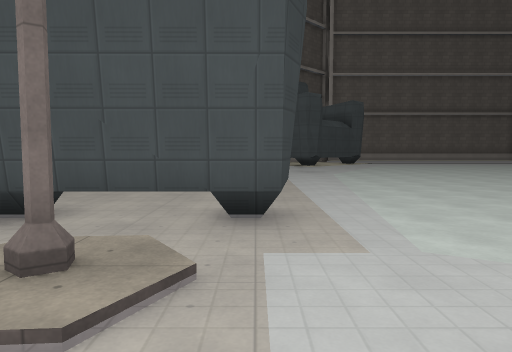
View 1 (above)

21 first-person views from a walk through a Godot game level. The camera is 1.4 m above the floor, tilts 4° down and sees 70° across. The floor is counted in squares, 2 m on a side. Each view is taken from the middle of a square. On the plan, view 1 faces up. The plan holds only what a view shows up to about 11 squares ahead; the rest is blank. Surface patterns are stand-ins for the level's own textures.

View 2
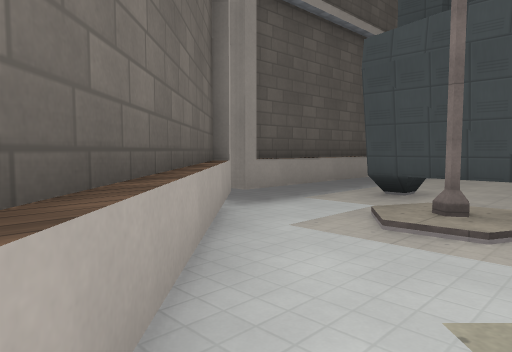

View 3
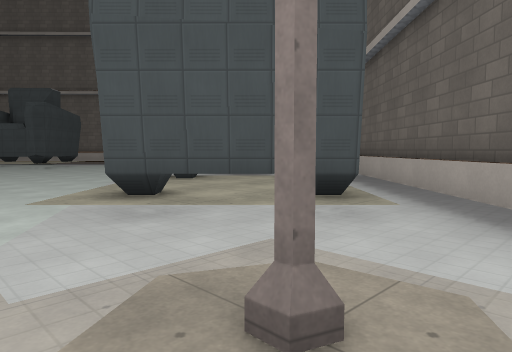

View 4
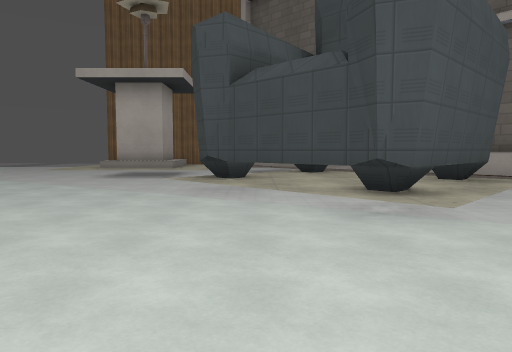

View 5
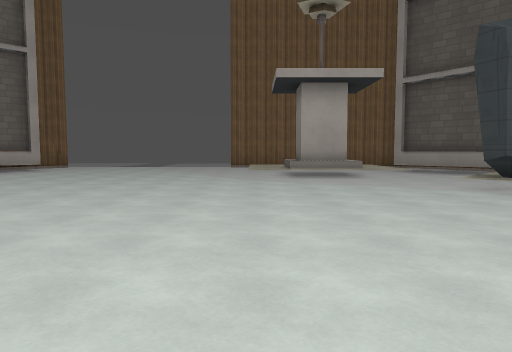

View 6
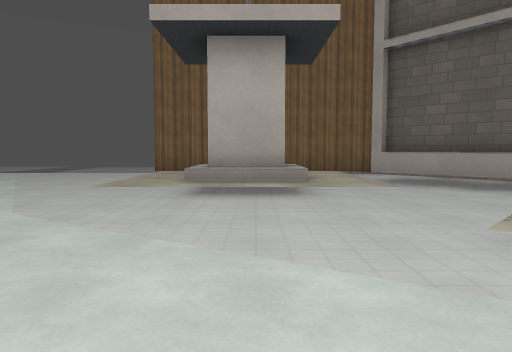

View 7
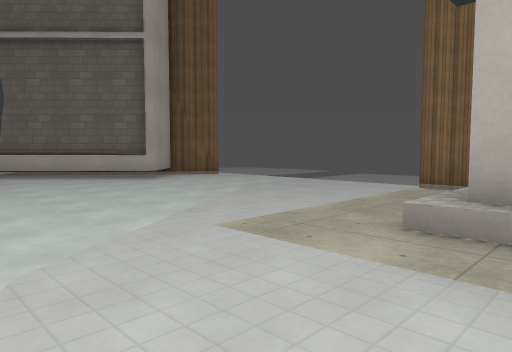

View 8
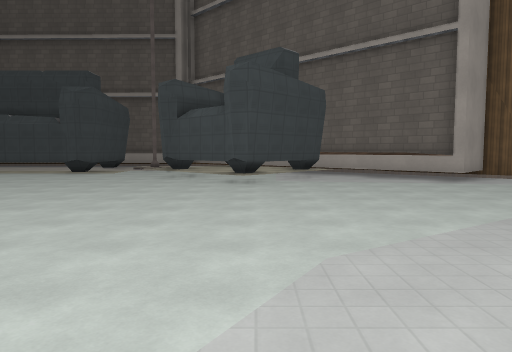

View 9
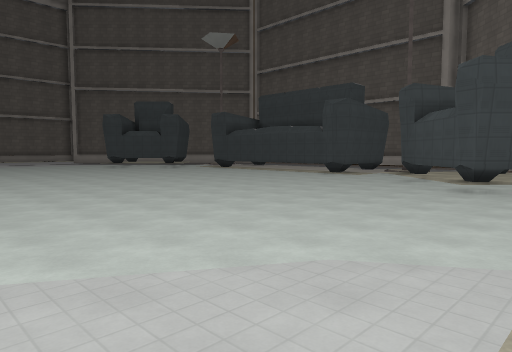

View 10
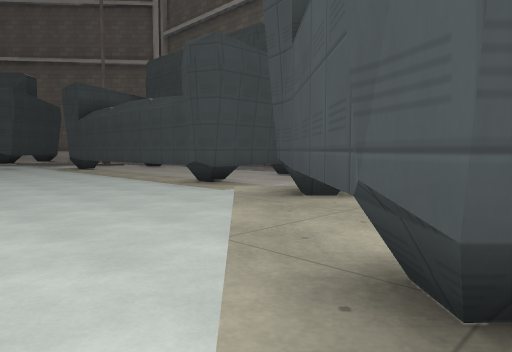

View 11
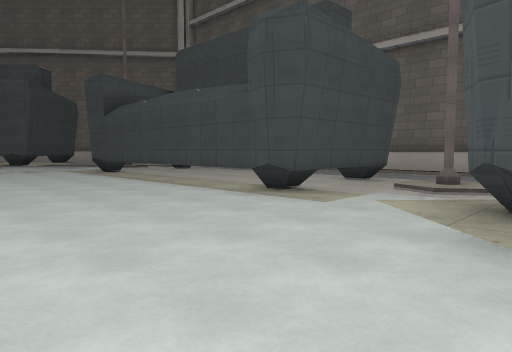

View 12
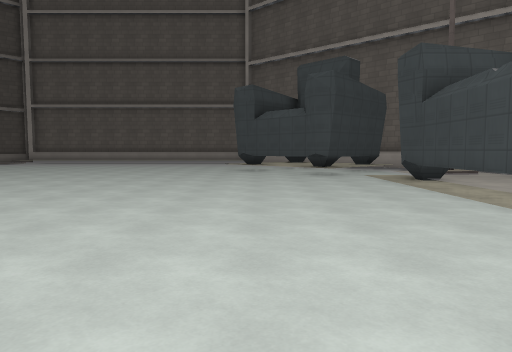

View 13
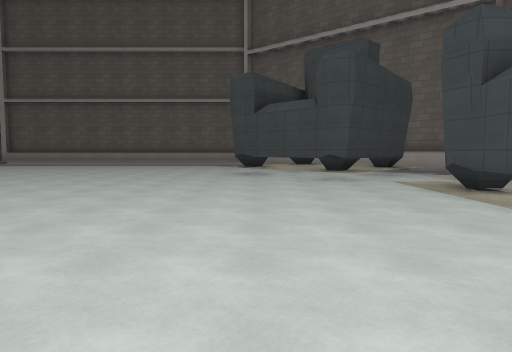

View 14
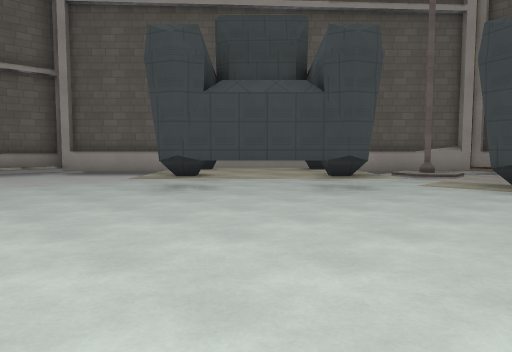

View 15
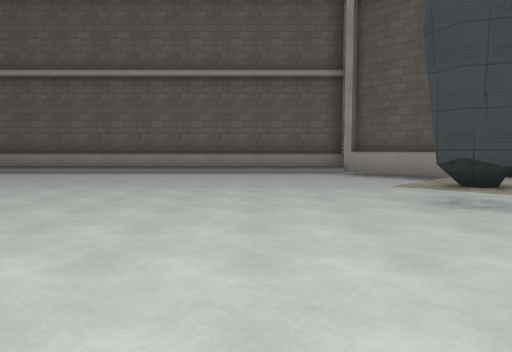

View 16
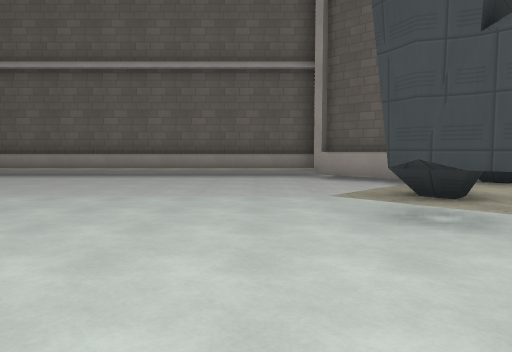

View 17
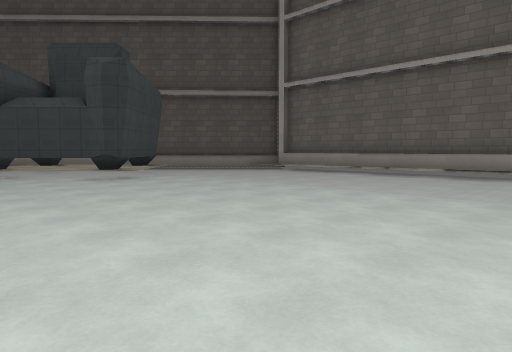

View 18
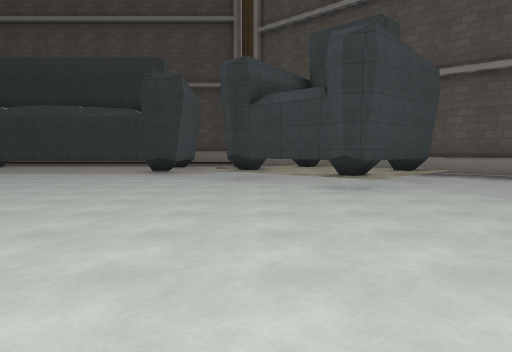

View 19
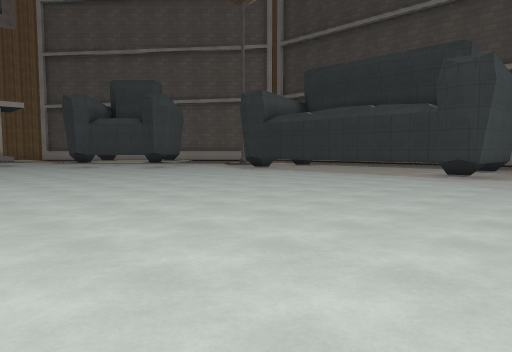

View 20
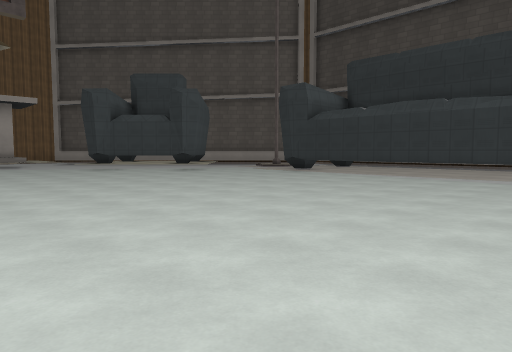

View 21
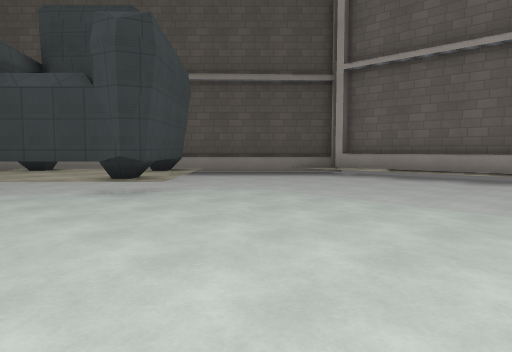

### Floor plan
Key: @ floor where view 1 was taken; # wall or solid block; . main floor; : floor 0.25 m higher than the main floor; + floor 0.5 m higher than the main floor; / step, stairs or slope.
Columns run from 4 left of view 1 to 24 right of it. Each row starts with its distance up from view 1.
 22        ##############
 21       ##////////////##
 20      ##::::::::::::::##
 19     ##::::::::::::::::#
 18     #:#/::::::::::::: #
 17    #:/##/////////////##
 16     /####/........./##  ###
 15     ####//........../####:##
 14     : #//............/##:::##
 13     :://............../.:#::#
 12    ::::/...............:::::
 11  ####::................:#
 10     #:/................:#
  9     #:/................:#
  8     #:/................:#
  7     #:/................:#
  6     #:.................:#
  5     #:.................:#
  4 #####:.................:###:#
  3 #::::/.................:::::#
  2 #::#://.................:#: #
  1 #::::/#//.............//::
  0 ##::@###//.........../##
 -1  ##:/# ##///......../##
 -2   ##:/ ##/:://...../##
 -3    ##:/#/:::///..../:##
 -4     ##:/:/++///..../::#:#
 -5      ##:://#////.../:::##
 -6       ##://#//::/../::##
 -7        ##/+  /::/..::##
 -8         :     :::..::#
 -9         :     :::./::#
-10         #######::./:

Positions as (right, up) in squares from view 1, and headings:
1: (0, 0), facing up
2: (0, -2), facing up-left
3: (-2, 3), facing down-right
4: (4, 5), facing down
5: (9, 5), facing down
6: (7, 1), facing down
7: (7, -2), facing down-right
8: (7, -2), facing right
9: (7, -4), facing up-right
10: (15, -2), facing up-right
11: (15, 0), facing up-right
12: (16, 3), facing up
13: (16, 5), facing up
14: (12, 10), facing up-right
15: (13, 11), facing up
16: (14, 12), facing up
17: (13, 12), facing up-left
18: (11, 14), facing left
19: (10, 14), facing down-left
20: (10, 12), facing down-left
21: (10, 13), facing up-left
